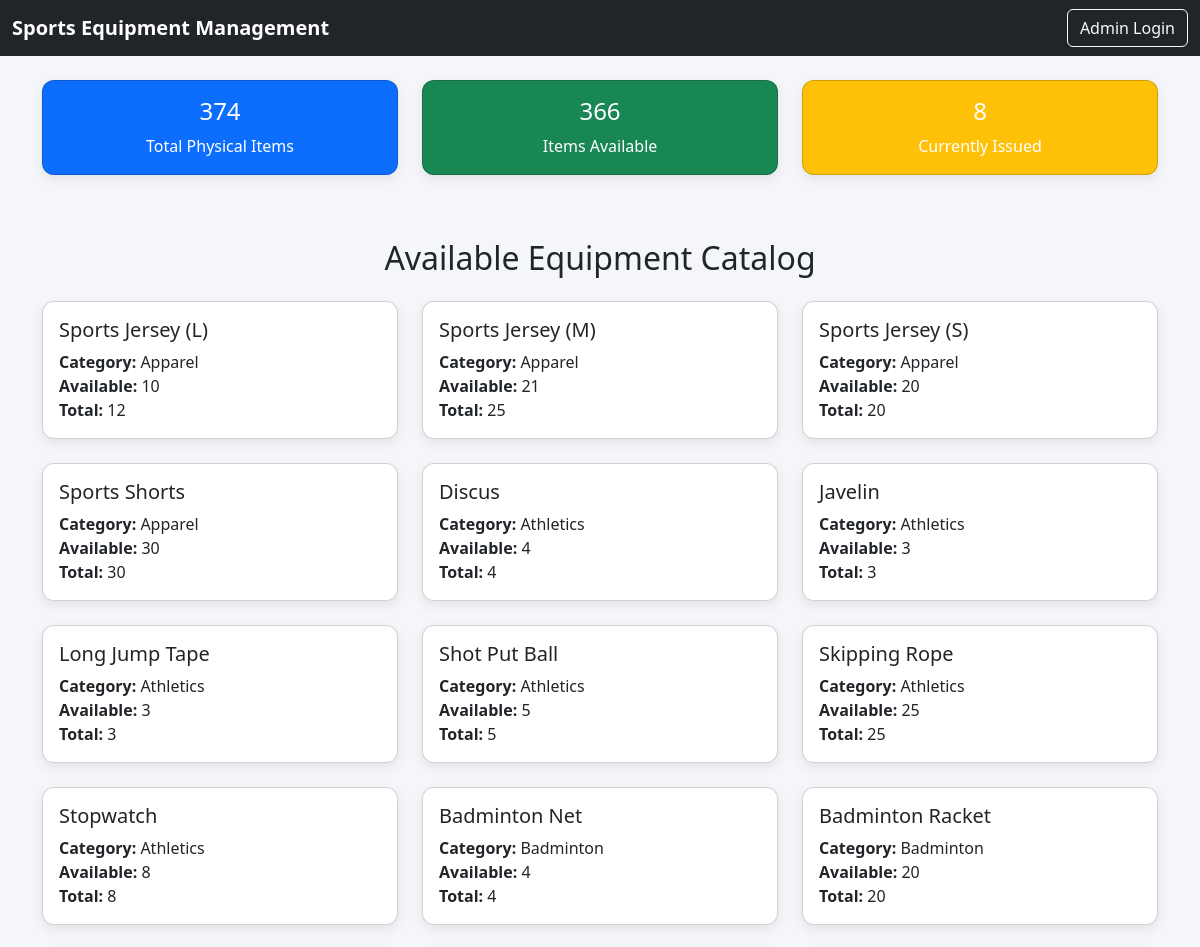
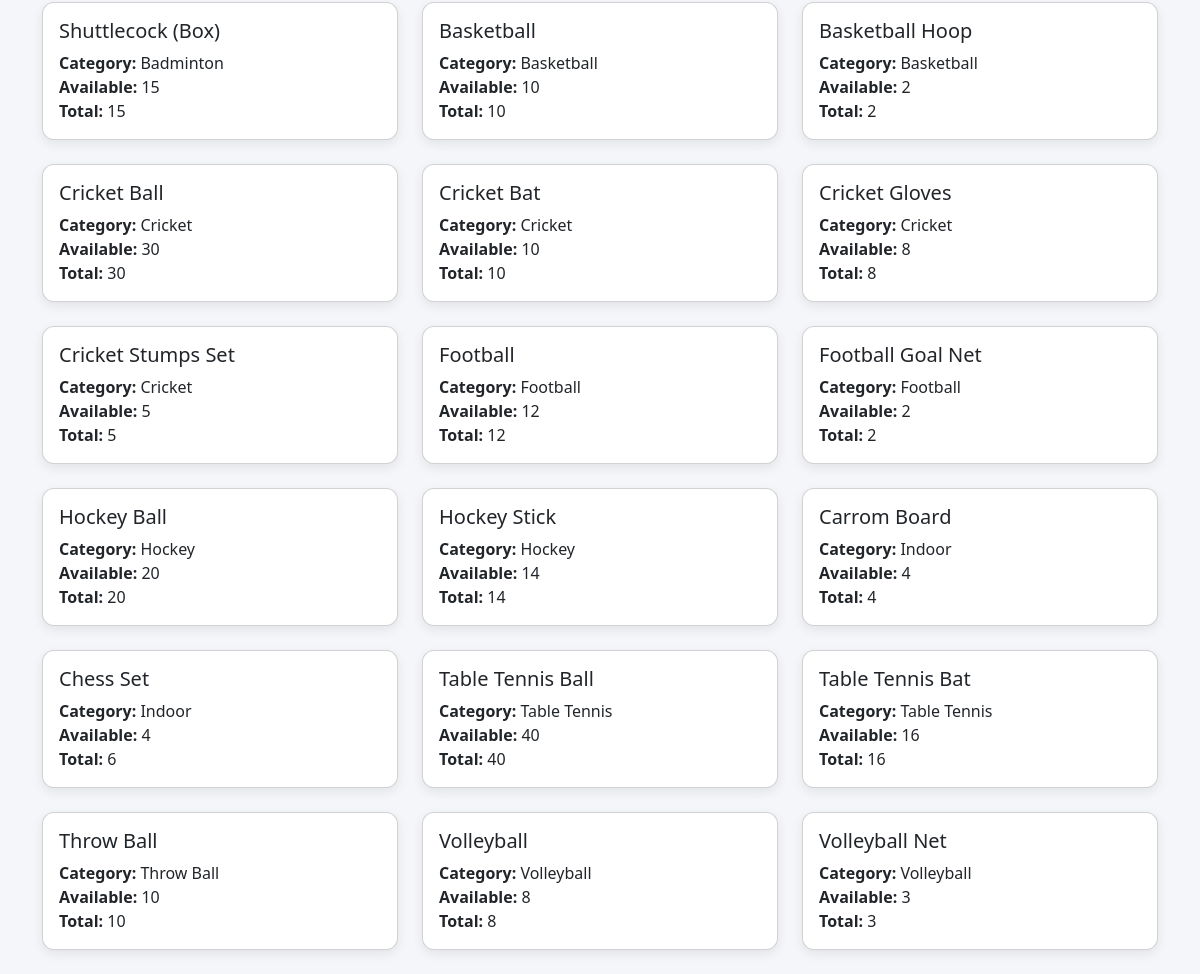
The page / on the database its author committed (2 pictures, top to bottom).
### tables this page shows
CREATE TABLE equipment (id INTEGER PRIMARY KEY AUTOINCREMENT, name TEXT NOT NULL, total_quantity INTEGER NOT NULL CHECK(total_quantity >= 0), available_quantity INTEGER NOT NULL CHECK(available_quantity >= 0), category TEXT, is_active BOOLEAN DEFAULT 1);

### app.py (the view)
@app.route('/')
def home():
    conn = connect_db(app)
    items = conn.execute("SELECT * FROM equipment WHERE is_active = 1 ORDER BY category, name").fetchall()
    stats = {
        'total_types': len(items),
        'total_items': sum(i['total_quantity'] for i in items),
        'available_items': sum(i['available_quantity'] for i in items),
    }
    stats['issued_items'] = stats['total_items'] - stats['available_items']
    conn.close()
    return render_template("home.html", items=items, stats=stats)

### db.py (called while the page is built)
def connect_db(app):
    conn = sqlite3.connect(app.config["DATABASE"])
    conn.row_factory = sqlite3.Row
    return conn

### templates/home.html (shortened to what this page needs)
<!DOCTYPE html>
<html lang="en">
<head>
    <link href="https://cdn.jsdelivr.net/npm/bootstrap@5.3.0/dist/css/bootstrap.min.css" rel="stylesheet">
</head>
<body>
    <nav class="navbar navbar-expand-lg navbar-dark bg-dark">
        <div class="container-fluid">
            <a class="navbar-brand" href="#">Sports Equipment Management</a>
            <div class="d-flex">
                <a href="/login.html" class="btn btn-outline-light">Admin Login</a>
            </div>
        </div>
    </nav>
    <div class="container mt-4">
        <div class="row text-center mb-5">
            <div class="col-md-4">
                <div class="card text-white bg-primary mb-3">
                    <div class="card-body">
                        <h4 class="card-title">{{ stats.total_items }}</h4>
                        <p class="card-text">Total Physical Items</p>
                    </div>
                </div>
            </div>
            <div class="col-md-4">
                <div class="card text-white bg-success mb-3">
                    <div class="card-body">
                        <h4 class="card-title">{{ stats.available_items }}</h4>
                        <p class="card-text">Items Available</p>
                    </div>
                </div>
            </div>
            <div class="col-md-4">
                <div class="card text-white bg-warning mb-3">
                    <div class="card-body">
                        <h4 class="card-title">{{ stats.issued_items }}</h4>
                        <p class="card-text">Currently Issued</p>
                    </div>
                </div>
            </div>
        </div>
        <h2 class="text-center mb-4">Available Equipment Catalog</h2>
        <div class="row">
            {% for item in items %}
            <div class="col-md-4 mb-4">
                <div class="card h-100">
                    <div class="card-body">
                        <h5 class="card-title">{{ item.name }}</h5>
                        <p class="card-text">
                            <strong>Category:</strong> {{ item.category or 'N/A' }}<br>
                            <strong>Available:</strong> {{ item.available_quantity }}<br>
                            <strong>Total:</strong> {{ item.total_quantity }}
                        </p>
                    </div>
                </div>
            </div>
            {% endfor %}
        </div>
    </div>
</body>
</html>

### templates/home.html (style rules this page uses)
body { background: #f4f6f9; }
.card { border-radius: 12px; box-shadow: 0 4px 12px rgba(0,0,0,0.08); transition: transform 0.2s; }
.navbar-brand { font-weight: bold; }

### rows shown on the page
equipment: name "Sports Jersey (L)", category "Apparel", available_quantity "10", total_quantity "12"
equipment: name "Sports Jersey (M)", category "Apparel", available_quantity "21", total_quantity "25"
equipment: name "Sports Jersey (S)", category "Apparel", available_quantity "20", total_quantity "20"
equipment: name "Sports Shorts", category "Apparel", available_quantity "30", total_quantity "30"
equipment: name "Discus", category "Athletics", available_quantity "4", total_quantity "4"
equipment: name "Javelin", category "Athletics", available_quantity "3", total_quantity "3"
equipment: name "Long Jump Tape", category "Athletics", available_quantity "3", total_quantity "3"
equipment: name "Shot Put Ball", category "Athletics", available_quantity "5", total_quantity "5"
equipment: name "Skipping Rope", category "Athletics", available_quantity "25", total_quantity "25"
equipment: name "Stopwatch", category "Athletics", available_quantity "8", total_quantity "8"
equipment: name "Badminton Net", category "Badminton", available_quantity "4", total_quantity "4"
equipment: name "Badminton Racket", category "Badminton", available_quantity "20", total_quantity "20"
equipment: name "Shuttlecock (Box)", category "Badminton", available_quantity "15", total_quantity "15"
equipment: name "Basketball", category "Basketball", available_quantity "10", total_quantity "10"
equipment: name "Basketball Hoop", category "Basketball", available_quantity "2", total_quantity "2"
equipment: name "Cricket Ball", category "Cricket", available_quantity "30", total_quantity "30"
equipment: name "Cricket Bat", category "Cricket", available_quantity "10", total_quantity "10"
equipment: name "Cricket Gloves", category "Cricket", available_quantity "8", total_quantity "8"
equipment: name "Cricket Stumps Set", category "Cricket", available_quantity "5", total_quantity "5"
equipment: name "Football", category "Football", available_quantity "12", total_quantity "12"
equipment: name "Football Goal Net", category "Football", available_quantity "2", total_quantity "2"
equipment: name "Hockey Ball", category "Hockey", available_quantity "20", total_quantity "20"
equipment: name "Hockey Stick", category "Hockey", available_quantity "14", total_quantity "14"
equipment: name "Carrom Board", category "Indoor", available_quantity "4", total_quantity "4"
equipment: name "Chess Set", category "Indoor", available_quantity "4", total_quantity "6"
equipment: name "Table Tennis Ball", category "Table Tennis", available_quantity "40", total_quantity "40"
equipment: name "Table Tennis Bat", category "Table Tennis", available_quantity "16", total_quantity "16"
equipment: name "Throw Ball", category "Throw Ball", available_quantity "10", total_quantity "10"
equipment: name "Volleyball", category "Volleyball", available_quantity "8", total_quantity "8"
equipment: name "Volleyball Net", category "Volleyball", available_quantity "3", total_quantity "3"

### other values the page prints
{{ stats.total_items }} "374"
{{ stats.available_items }} "366"
{{ stats.issued_items }} "8"
